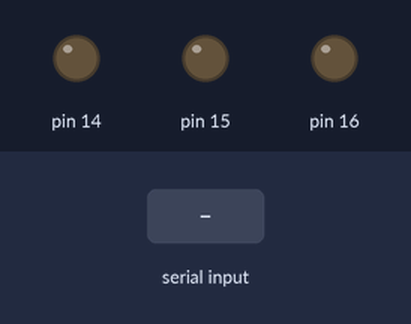
Recording of a sketch running on a simulated Arduino Mega 2560, built with avr-gcc and run on an emulated ATmega2560. Parts: output pins drawn as LEDs (lit = HIGH). Inputs (shaded band) come from the test bench. What the sketch prints to the serial monitor is not drawn.

Above: at 0.6 s.
At 2.2 s:
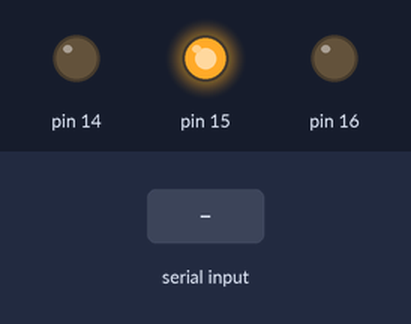
2.3 s: "1" received over the second serial link
Timing chart, 0 to 5.3 s (numbered marks = the images above; inputs shaded):
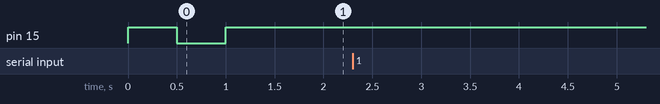

Measured:
- after the input at 2.3 s, every drawn part: stays the same

The sketch:

mega-serial.ino
```cpp
void setup() {
  // put your setup code here, to run once:
Serial1.begin(115200);
Serial.begin(115200);

pinMode(14, OUTPUT);
pinMode(16, OUTPUT);
pinMode(15, OUTPUT);

digitalWrite(14, LOW);
digitalWrite(16, LOW);

digitalWrite(15, HIGH);
delay(500);
digitalWrite(15, LOW);
delay(500);
digitalWrite(15, HIGH);
}

void loop() {
  // put your main code here, to run repeatedly:
if(Serial1.available()){
  Serial.write(Serial1.read());
}
if(Serial.available()){
  Serial1.write(Serial.read());
}
}
```
